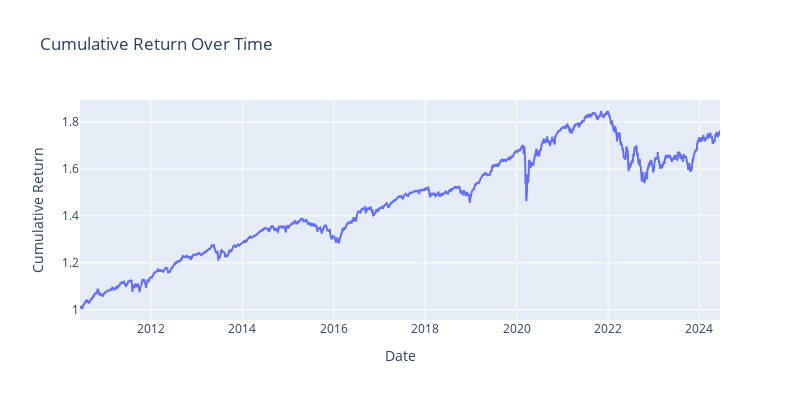
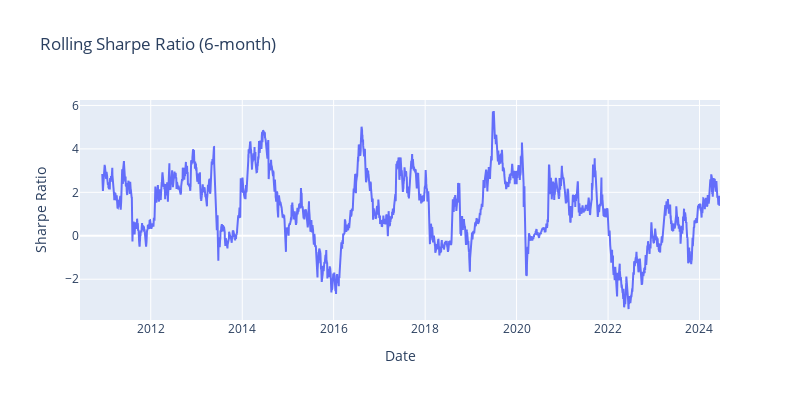

Notebook code cell kept with these figures, in order:
### Code cell
returns = stock_data['Portfolio_Value_rets']
plot_cumulative_return(returns)
plot_rolling_sharpe_ratio(returns, window=126)
plot_top_drawdowns(returns, top_n=5)
plot_underwater(returns)
# plot_weekly_returns_analysis(returns)
# plot_day_weekly_returns_analysis(returns)
plot_returns_analysis(returns)
plot_return_quantiles(returns)

### Figure 1 — Plotly figure (JSON) as saved in the notebook; plotly's stock layout.template omitted (floating-point values rounded to 4 significant figures; data arrays with more than 128 entries replaced by an {"elided": "..."} marker saying what was removed)
{"data": [{"mode": "lines", "name": "Cumulative Return", "type": "scatter", "x": {"elided": "3524 str values"}, "y": {"elided": "3524 float values"}}], "layout": {"height": 400, "title": {"text": "Cumulative Return Over Time"}, "width": 800, "xaxis": {"title": {"text": "Date"}}, "yaxis": {"title": {"text": "Cumulative Return"}}}}

### Figure 2 — Plotly figure (JSON) as saved in the notebook; plotly's stock layout.template omitted (floating-point values rounded to 4 significant figures; data arrays with more than 128 entries replaced by an {"elided": "..."} marker saying what was removed)
{"data": [{"mode": "lines", "name": "Rolling Sharpe Ratio", "type": "scatter", "x": {"elided": "3524 str values"}, "y": {"elided": "3524 float values"}}], "layout": {"height": 400, "title": {"text": "Rolling Sharpe Ratio (6-month)"}, "width": 800, "xaxis": {"title": {"text": "Date"}}, "yaxis": {"title": {"text": "Sharpe Ratio"}}}}
